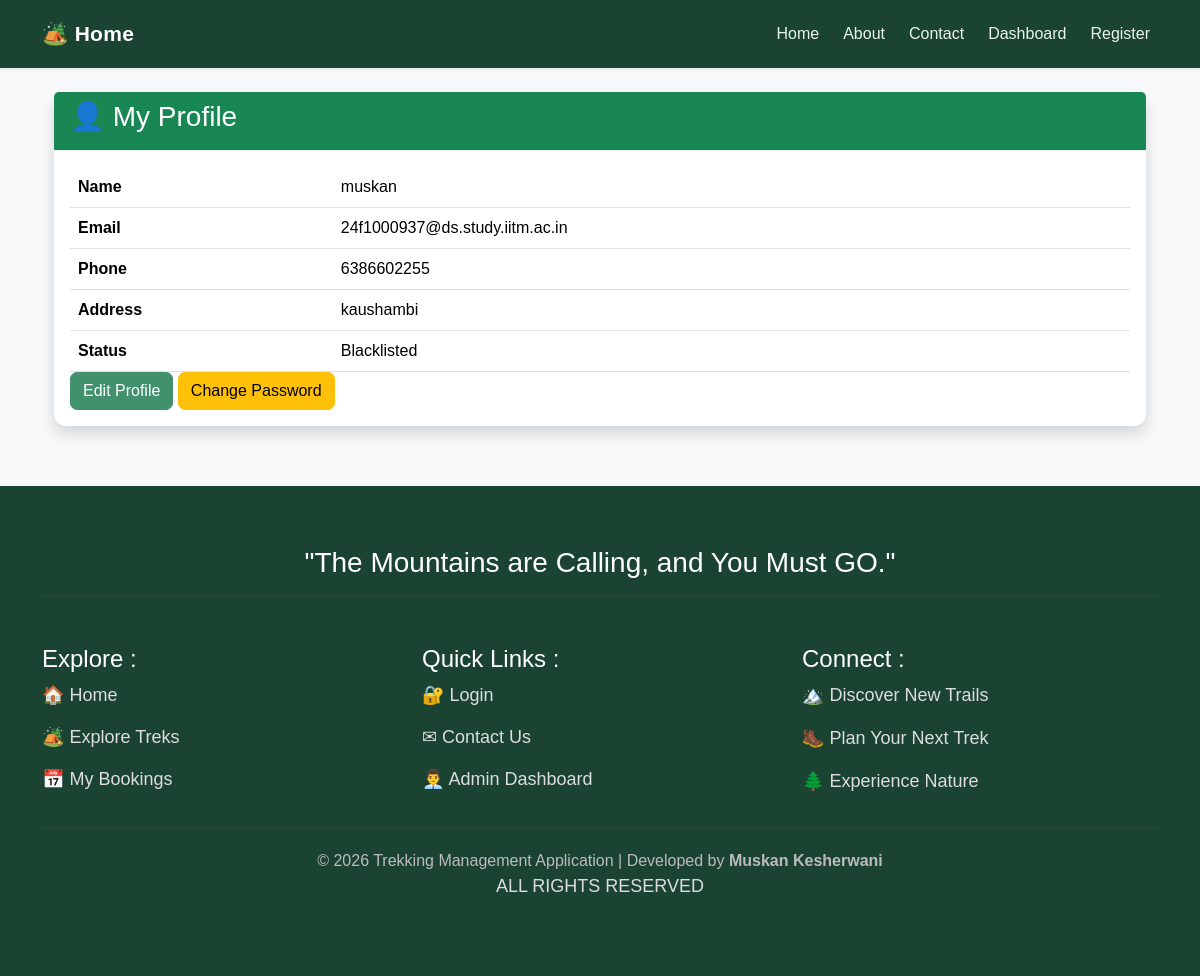
/user/profile (signed in), run on the app's committed database.
### tables this page shows
CREATE TABLE user (
    id INTEGER PRIMARY KEY AUTOINCREMENT,
    name TEXT NOT NULL,
    email TEXT UNIQUE NOT NULL,
    password TEXT NOT NULL,
    phone TEXT,
    address TEXT,
    status TEXT DEFAULT 'Active'
);

### app.py (the view)
@app.route("/user/profile")
@user_required
def user_profile():
    user_id = session.get("user_id")
    if not user_id:
        return redirect("/login")
    connection = sqlite3.connect("trekking.db")
    cursor = connection.cursor()
    cursor.execute("""
        SELECT *
        FROM user
        WHERE id = ?
    """, (user_id,))
    user = cursor.fetchone()
    connection.close()
    return render_template(
        "user_profile.html",
        user=user
    )

### app.py (called while the page is built)
def user_required(f):
    @wraps(f)
    def decorated_function(*args, **kwargs):
        if session.get("role") != "user":
            return redirect("/login")
        return f(*args, **kwargs)
    return decorated_function

### templates/user_profile.html (shortened to what this page needs)
<!DOCTYPE html>
<html lang="en">
<head>
</head>
<body>
    {% extends "base.html" %}
    {% block content %}
    <div class="container mt-4">
        <div class="card shadow">
            <div class="card-header bg-success text-white">
                <h3>👤 My Profile</h3>
            </div>
            <div class="card-body">
                <table class="table">
                    <tr>
                        <th>Name</th>
                        <td>{{ user[1] }}</td>
                    </tr>
                    <tr>
                        <th>Email</th>
                        <td>{{ user[2] }}</td>
                    </tr>
                    <tr>
                        <th>Phone</th>
                        <td>{{ user[4] }}</td>
                    </tr>
                    <tr>
                        <th>Address</th>
                        <td>{{ user[5] }}</td>
                    </tr>
                    <tr>
                        <th>Status</th>
                        <td>{{ user[6] }}</td>
                    </tr>
                </table>
                <a href="/user/profile/edit" class="btn btn-primary">
                    Edit Profile
                </a>
                <a href="/user/password-change" class="btn btn-warning">
                    Change Password
                </a>
            </div>
        </div>
    </div>
    {% endblock %}

### static/css/style.css (style rules this page uses)
body { background-color: #f8f9fa; color: #212529; font-family: Arial, sans-serif; min-height: 100vh; }
.card { background-color: #ffffff; border: none; border-radius: 12px; box-shadow: 0 2px 10px rgba(0, 0, 0, 0.05); }
.card-header { background-color: #ffffff; border-bottom: 1px solid #e9ecef; }
.btn { border-radius: 7px; font-weight: 500; }
.btn-primary { background-color: #40916c; border-color: #40916c; }
.table { margin-bottom: 0; }
.table tbody td { vertical-align: middle; }

### data on the page
user: name "muskan", email "24f1000937@ds.study.iitm.ac.in", phone "6386602255", address "kaushambi", status "Blacklisted"
